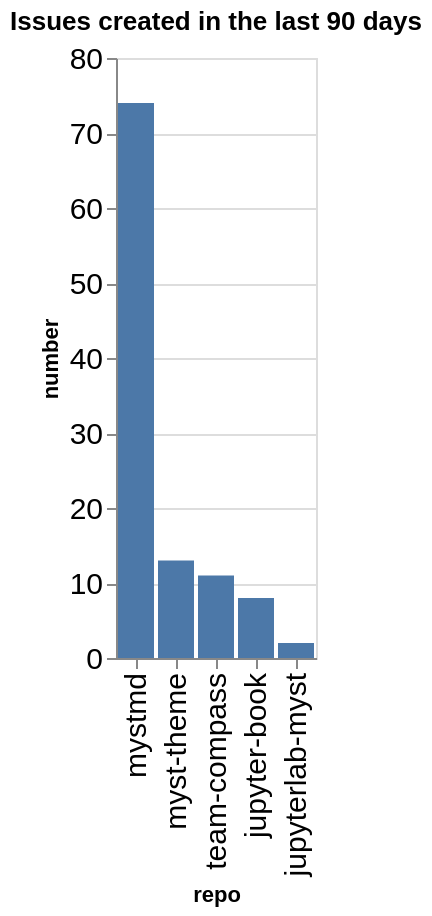

The notebook cell this image was saved under:
### Code cell
created_counts = created.groupby(['org', 'repo']).count()['number'].reset_index()
created_counts['org/repo'] = created_counts.apply(lambda a: a['org'] + '/' + a['repo'], axis=1)
sorted_vals = created_counts.sort_values(['org', 'number'], ascending=False)['repo'].values
alt.Chart(data=created_counts, title=f"Issues created in the last {n_days} days").mark_bar().encode(
    x=alt.X('repo', sort=alt.Sort(sorted_vals.tolist())),
    y='number',
)

### Figure 1 — Vega-Lite specification as saved in the notebook (floating-point values rounded to 4 significant figures)
{"config": {"axisLeft": {"labelFontSize": 15}, "axisBottom": {"labelFontSize": 15}}, "data": {"name": "data-26445270dbd4573ae3b74d75df23dcf0"}, "mark": {"type": "bar"}, "encoding": {"x": {"field": "repo", "sort": ["mystmd", "myst-theme", "team-compass", "jupyter-book", "jupyterlab-myst"], "type": "nominal"}, "y": {"field": "number", "type": "quantitative"}}, "title": "Issues created in the last 90 days", "$schema": "https://vega.github.io/schema/vega-lite/v5.20.1.json", "datasets": {"data-26445270dbd4573ae3b74d75df23dcf0": [{"org": "jupyter-book", "repo": "jupyter-book", "number": 8, "org/repo": "jupyter-book/jupyter-book"}, {"org": "jupyter-book", "repo": "jupyterlab-myst", "number": 2, "org/repo": "jupyter-book/jupyterlab-myst"}, {"org": "jupyter-book", "repo": "myst-theme", "number": 13, "org/repo": "jupyter-book/myst-theme"}, {"org": "jupyter-book", "repo": "mystmd", "number": 74, "org/repo": "jupyter-book/mystmd"}, {"org": "jupyter-book", "repo": "team-compass", "number": 11, "org/repo": "jupyter-book/team-compass"}]}}
